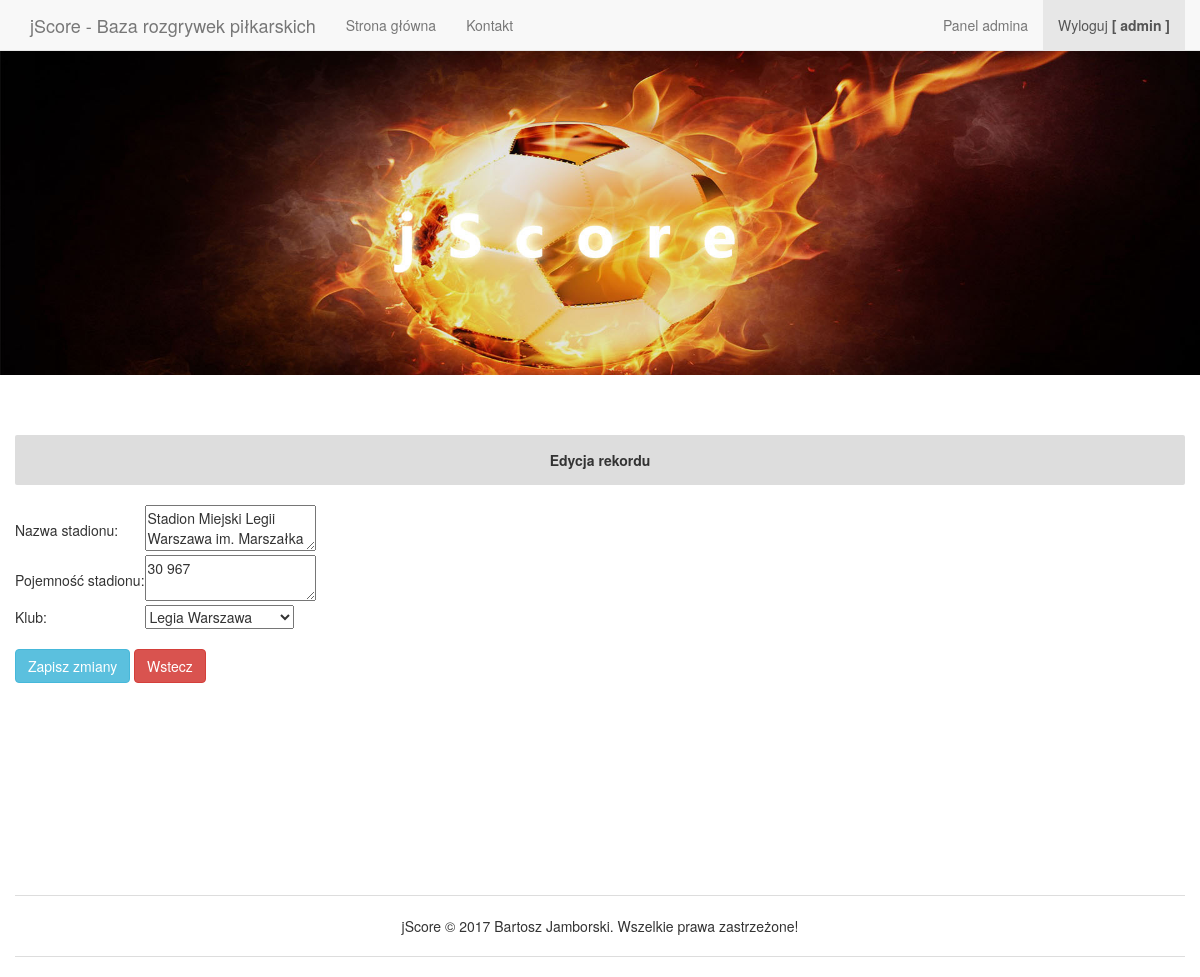
Screenshot of /project/Edytowanie/edytowanie_stadionu.php?stadionId=1 (signed in) with the database file from the repository.
### tables this page shows
CREATE TABLE `stadiony` (
  `id_stadiony` int(11) NOT NULL,
  `nazwa_stadionu` varchar(45) DEFAULT NULL,
  `ilosc_miejsc` varchar(45) DEFAULT NULL,
  `id_klub` int(11) NOT NULL
);

### project/Edytowanie/edytowanie_stadionu.php (the view, shortened to what this page needs)
<?php
    require_once('../functions/connect.php');
    mysqli_set_charset($connection,"utf8");
    $stadionId=$_GET['stadionId'];
    $getStadions = "SELECT * FROM stadiony WHERE id_stadiony=$stadionId";
    $result = $connection->query($getStadions);
    $getClubs = "SELECT * FROM kluby";
    $result2 = $connection->query($getClubs);
?>
<!DOCTYPE html>
<html lang="pl">
<head>
    <link href="../css/bootstrap.css" type="text/css" rel="stylesheet">
    <link href="../css/custom.css" type="text/css" rel="stylesheet">
</head>
<header>
<nav class="navbar navbar-default navbar-fixed-top">
  <div class="container">
    <div class="navbar-header">
      <a class="navbar-brand navbar-brand-custom" href="../index.php">jScore - Baza rozgrywek piłkarskich</a>
    </div>
    <div class="collapse navbar-collapse" id="bs-example-navbar-collapse-1">
      <ul class="nav navbar-nav">
        <li><a href="../index.php">Strona główna</a></li>
        <li><a href="../kontakt.php">Kontakt</a></li>
      </ul>
        <ul class="nav navbar-nav navbar-right">
             <?php
            if(isset($_SESSION['isLogin'])){
              echo "<li><a href='../admin.php'>Panel admina</a></li>";
              echo "<li class='active'><a href='../logout.php'>Wyloguj <b>[ ".$_SESSION["userLogin"]." ]</b>"."</a></li>";
            } else echo '<li class="active"><a href="logowanie.php"><span class="glyphicon glyphicon-check" aria-hidden="true"></span> Logowanie</a></li>';
          ?>
      </ul>
    </div>
  </div>
</nav>
<div class="container-fluid">
    <div class="row">
        <img src="../img/header.jpg" class="img-responsive"/>
    </div>
</div>
</header>
<body>
<div class="container container-main">
    <div class="row row-logowanie text-center">Edycja rekordu</div>
    <div class="row row-form">
    <?php
        if ($result->num_rows > 0) {
        while($row = $result->fetch_assoc()){
        $stadionName = $row['nazwa_stadionu'];
        $stadionCapacity = $row['ilosc_miejsc'];
        echo "<form action='edytuj_stadion_form.php' method='post'>";
                    echo "<table>";
                    echo "<tr><td>Nazwa stadionu: </td><td><textarea name='stadionNameedit' required>".$stadionName."</textarea></td></tr>";
                    echo "<tr><td>Pojemność stadionu: </td><td><textarea name='stadionCapacityedit' required>". $stadionCapacity ."</textarea></td></tr>";
                    echo "<tr><td>Klub: </td><td><select name='editStadionId'>";
                    if ($result2->num_rows > 0) {
                      while($row = $result2->fetch_assoc())
                        {echo "<option value='".$row['id_kluby']."' ";
                          echo ">".$row['nazwa']."</option>";
                        }
                    }else{
                      echo "<option value='brak'>Brak opcji do wyboru</option>";
                    }
                    echo "</select></td></tr>";
                    echo "</table>";
                    echo "<br>";
                    echo "<tr><td><button name='edytujbutton' class='btn btn-info'>Zapisz zmiany</button></td></tr>
                    <tr><td><a href='../adminstadiony.php' class='btn btn-danger' role='button'>Wstecz</a></td></tr>";
        echo "</form>";
        }
} else {
    echo "Brak klubów w bazie";
    }
?>
    </div>
</div>
<?php include('../includes/footer.php'); ?>
</body>
</html>

### project/css/custom.css (style rules this page uses)
.navbar-brand-custom { color: white; }
.container-main { min-height: 500px; padding-top: 5%; }
.row-logowanie { padding: 15px; height: auto; background-color: #ddd; font-weight: 700; border-radius: 2px; }
.row-form { padding-top: 20px; }

### rows the page displays
stadiony: stadionNameedit "Stadion Miejski Legii Warszawa im. Marszałka", stadionCapacityedit "30 967"

### other values shown
$_SESSION["userLogin"] "admin"
form field editStadionId "Legia Warszawa"
